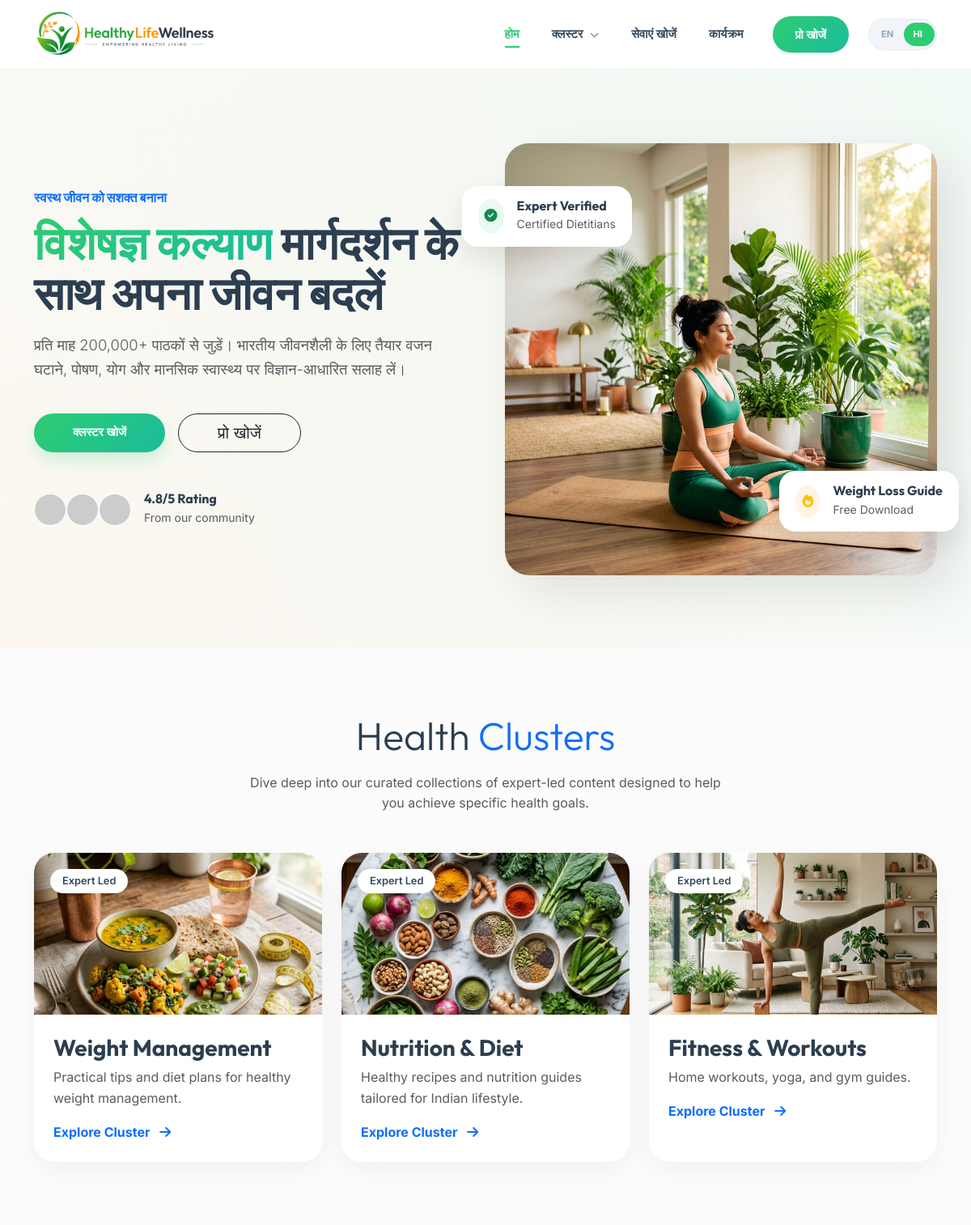
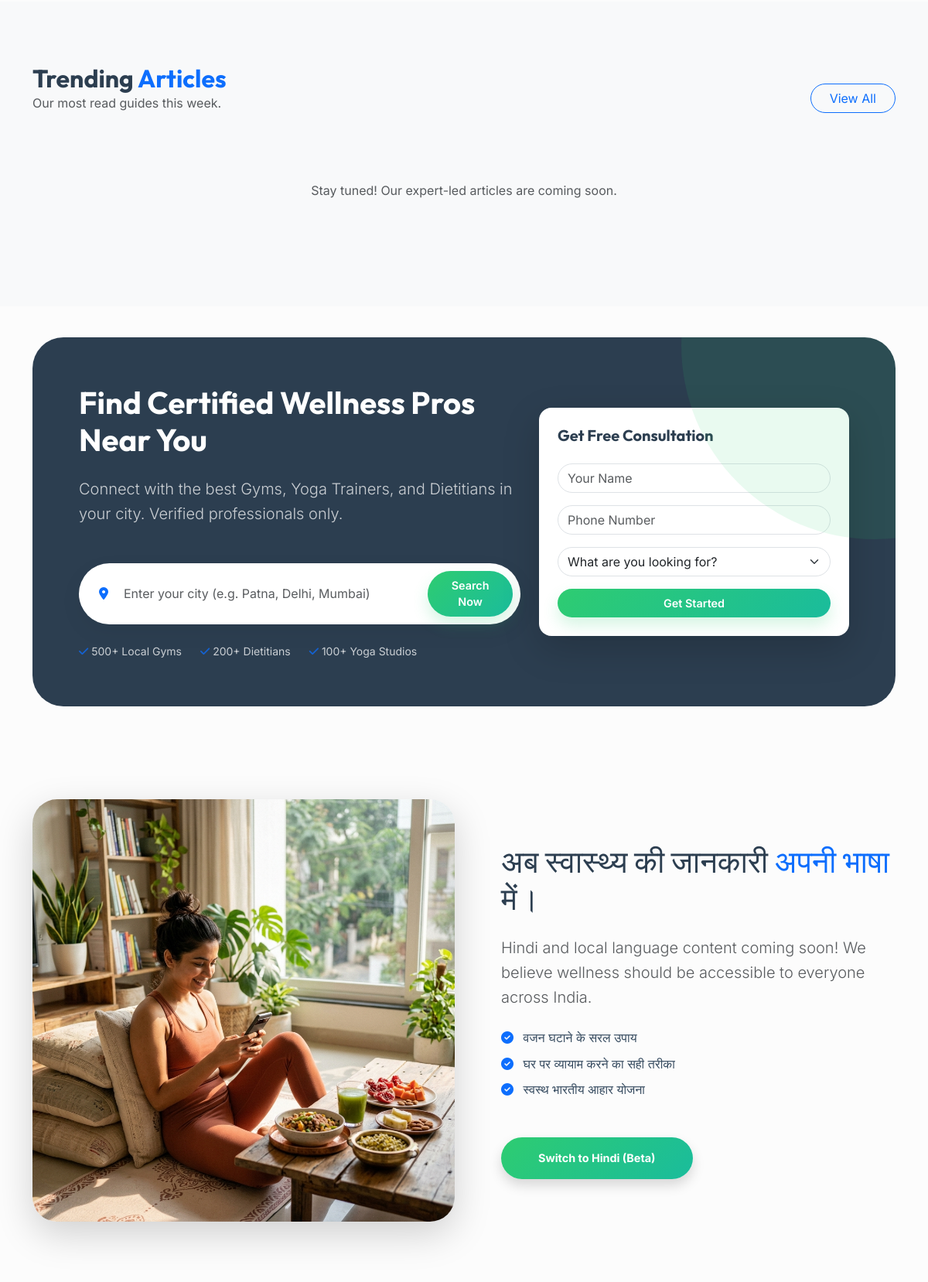
Page /?lang=hi (upper part) on the committed database (2 pictures, top to bottom).
### tables this page shows
CREATE TABLE IF NOT EXISTS categories (
    id INT AUTO_INCREMENT PRIMARY KEY,
    name VARCHAR(255) NOT NULL,
    slug VARCHAR(255) NOT NULL UNIQUE,
    description TEXT,
    image VARCHAR(255),
    created_at TIMESTAMP DEFAULT CURRENT_TIMESTAMP
);

### index.php (the view, shortened to what this page needs)
<?php
require_once 'includes/config.php';
include 'includes/header.php';
$hero_text = [
    'en' => [
        'sub' => 'Empowering Healthy Living',
        'title' => 'Transform Your Life with <span class="text-gradient">Expert Wellness</span> Guidance',
        'desc' => 'Join over 200,000+ monthly readers. Get science-backed advice on weight loss, nutrition, yoga, and mental wellness tailored for the Indian lifestyle.',
        'btn1' => 'Explore Clusters',
        'btn2' => 'Find Local Pro'
    ],
    'hi' => [
        'sub' => 'स्वस्थ जीवन को सशक्त बनाना',
        'title' => '<span class="text-gradient">विशेषज्ञ कल्याण</span> मार्गदर्शन के साथ अपना जीवन बदलें',
        'desc' => 'प्रति माह 200,000+ पाठकों से जुड़ें। भारतीय जीवनशैली के लिए तैयार वजन घटाने, पोषण, योग और मानसिक स्वास्थ्य पर विज्ञान-आधारित सलाह लें।',
        'btn1' => 'क्लस्टर खोजें',
        'btn2' => 'प्रो खोजें'
    ]
];
$h = $hero_text[$lang];
?>
<section class="hero-section">
    <div class="container">
        <div class="row align-items-center g-5">
            <div class="col-lg-6 hero-content" data-aos="fade-right">
                <h6 class="text-primary fw-bold text-uppercase mb-3"><?php echo $h['sub']; ?></h6>
                <h1><?php echo $h['title']; ?></h1>
                <p class="lead mb-5 text-muted"><?php echo $h['desc']; ?></p>
                <div class="d-flex flex-column flex-md-row gap-3">
                    <a href="#clusters" class="btn btn-primary btn-lg rounded-pill px-5"><?php echo $h['btn1']; ?></a>
                    <a href="find-services.php" class="btn btn-outline-dark btn-lg rounded-pill px-5"><?php echo $h['btn2']; ?></a>
                </div>
                <div class="mt-5 d-flex align-items-center gap-4">
                    <div class="d-flex align-items-center">
                        <div class="avatar-group d-flex">
                            <img src="https://i.pravatar.cc/150?u=1" class="rounded-circle border border-white" width="40" height="40" alt="User">
                            <img src="https://i.pravatar.cc/150?u=2" class="rounded-circle border border-white ms-n2" width="40" height="40" alt="User">
                            <img src="https://i.pravatar.cc/150?u=3" class="rounded-circle border border-white ms-n2" width="40" height="40" alt="User">
                        </div>
                        <div class="ms-3">
                            <h6 class="mb-0 fw-bold">4.8/5 Rating</h6>
                            <small class="text-muted">From our community</small>
                        </div>
                    </div>
                </div>
            </div>
            <div class="col-lg-6 hero-image-container" data-aos="fade-left">
                <div class="position-relative">
                    <img src="assets/img/hero.png" class="img-fluid main-hero-img" alt="Yoga Wellness">
                    <div class="floating-card top-card">
                        <div class="d-flex align-items-center gap-3">
                            <div class="bg-success-light p-2 rounded-circle">
                                <i class="fas fa-check-circle text-success"></i>
                            </div>
                            <div>
                                <h6 class="mb-0">Expert Verified</h6>
                                <small class="text-muted">Certified Dietitians</small>
                            </div>
                        </div>
                    </div>
                    <div class="floating-card bottom-card">
                        <div class="d-flex align-items-center gap-3">
                            <div class="bg-warning-light p-2 rounded-circle">
                                <i class="fas fa-fire text-warning"></i>
                            </div>
                            <div>
                                <h6 class="mb-0">Weight Loss Guide</h6>
                                <small class="text-muted">Free Download</small>
                            </div>
                        </div>
                    </div>
                </div>
            </div>
        </div>
    </div>
</section>
<section id="clusters" class="py-5">
    <div class="container py-5">
        <div class="text-center mb-5" data-aos="fade-up">
            <h2 class="display-5 mb-3">Health <span class="text-primary">Clusters</span></h2>
            <p class="text-muted mx-auto" style="max-width: 600px;">Dive deep into our curated collections of expert-led content designed to help you achieve specific health goals.</p>
        </div>
        <div class="row g-4">
            <?php
            if ($pdo):
                $stmt = $pdo->query("SELECT * FROM categories LIMIT 3");
                $categories = $stmt->fetchAll();
                $delays = [100, 200, 300];
                foreach($categories as $index => $cat):
                    $img = !empty($cat['image']) ? $cat['image'] : 'assets/img/' . $cat['slug'] . '.png';
            ?>
            <div class="col-md-4" data-aos="fade-up" data-aos-delay="<?php echo $delays[$index]; ?>">
                <div class="category-card">
                    <div class="category-img-wrapper">
                        <img src="<?php echo $img; ?>" alt="<?php echo $cat['name']; ?>">
                        <span class="category-badge">Expert Led</span>
                    </div>
                    <div class="p-4">
                        <h3><?php echo $cat['name']; ?></h3>
                        <p class="text-muted"><?php echo $cat['description']; ?></p>
                        <a href="category.php?slug=<?php echo $cat['slug']; ?>" class="text-primary fw-bold">Explore Cluster <i class="fas fa-arrow-right ms-2"></i></a>
                    </div>
                </div>
            </div>
            <?php endforeach; ?>
            <?php else: ?>
                <div class="col-12 text-center py-5">
                    <p class="text-muted">Unable to connect to the database. Please check your configuration.</p>
                </div>
            <?php endif; ?>
        </div>
    </div>
</section>
<section class="bg-light py-5">
    <div class="container py-5">
        <div class="d-flex justify-content-between align-items-end mb-5" data-aos="fade-up">
            <div>
                <h2 class="mb-0">Trending <span class="text-primary">Articles</span></h2>
                <p class="text-muted mb-0">Our most read guides this week.</p>
            </div>
            <a href="blog.php" class="btn btn-outline-primary rounded-pill px-4">View All</a>
        </div>
        <div class="row g-4">
            <?php
            if ($pdo):
                $stmt = $pdo->query("SELECT p.*, c.name as category_name FROM posts p JOIN categories c ON p.category_id = c.id WHERE p.status = 'published' ORDER BY p.created_at DESC LIMIT 3");
                $posts = $stmt->fetchAll();
                if (count($posts) > 0):
                    $main_post = $posts[0];
            ?>
            <div class="col-lg-8" data-aos="fade-up">
                <div class="card border-0 rounded-4 overflow-hidden shadow-sm h-100">
                    <div class="row g-0 h-100">
                        <div class="col-md-6">
                            <img src="<?php echo !empty($main_post['image']) ? $main_post['image'] : 'assets/img/weight-loss.png'; ?>" class="img-fluid h-100 w-100" style="object-fit: cover;" alt="<?php echo $main_post['title']; ?>">
                        </div>
                        <div class="col-md-6 d-flex align-items-center">
                            <div class="card-body p-4 p-lg-5">
                                <div class="mb-3">
                                    <span class="badge bg-primary-light text-primary rounded-pill px-3"><?php echo $main_post['category_name']; ?></span>
                                    <span class="text-muted ms-2"><i class="far fa-clock"></i> 10 min read</span>
                                </div>
                                <h3 class="mb-3"><?php echo $main_post['title']; ?></h3>
                                <p class="text-muted mb-4"><?php echo substr(strip_tags($main_post['content']), 0, 150) . '...'; ?></p>
                                <div class="d-flex align-items-center mb-4">
                                    <img src="https://i.pravatar.cc/150?u=4" class="rounded-circle me-3" width="40" alt="Author">
                                    <div>
                                        <h6 class="mb-0">Expert Contributor</h6>
                                        <small class="text-muted">Wellness Specialist</small>
                                    </div>
                                </div>
                                <a href="post.php?slug=<?php echo $main_post['slug']; ?>" class="btn btn-primary rounded-pill px-4">Read Article</a>
                            </div>
                        </div>
                    </div>
                </div>
            </div>
            <div class="col-lg-4">
                <div class="row g-4">
                    <?php for($i=1; $i<count($posts); $i++): ?>
                    <div class="col-12" data-aos="fade-up" data-aos-delay="<?php echo $i*100; ?>">
                        <div class="post-card">
                            <div class="img-container">
                                <img src="<?php echo !empty($posts[$i]['image']) ? $posts[$i]['image'] : 'assets/img/fitness.png'; ?>" alt="<?php echo $posts[$i]['title']; ?>">
                            </div>
                            <h4 class="post-title"><?php echo $posts[$i]['title']; ?></h4>
                            <p class="text-muted small"><?php echo substr(strip_tags($posts[$i]['content']), 0, 80) . '...'; ?></p>
                            <a href="post.php?slug=<?php echo $posts[$i]['slug']; ?>" class="stretched-link"></a>
                        </div>
                    </div>
                    <?php endfor; ?>
                </div>
            </div>
            <?php else: ?>
                <div class="col-12 text-center py-5">
                    <p class="text-muted">Stay tuned! Our expert-led articles are coming soon.</p>
                </div>
            <?php endif; ?>
            <?php else: ?>
                <div class="col-12 text-center py-5">
                    <p class="text-muted">Unable to connect to the database.</p>
                </div>
            <?php endif; ?>
        </div>
    </div>
</section>
<section class="container py-5" data-aos="zoom-in">
    <div class="lead-gen-section">
        <div class="row align-items-center">
            <div class="col-lg-7">
                <h2 class="display-6 fw-bold mb-4 text-white">Find Certified Wellness Pros Near You</h2>
                <p class="lead mb-5 opacity-75">Connect with the best Gyms, Yoga Trainers, and Dietitians in your city. Verified professionals only.</p>
                <div class="search-wrapper mb-4">
                    <i class="fas fa-map-marker-alt text-primary ms-3"></i>
                    <input type="text" class="form-control border-0" placeholder="Enter your city (e.g. Patna, Delhi, Mumbai)">
                    <button class="btn btn-primary rounded-pill px-4 py-2">Search Now</button>
                </div>
                <div class="d-flex gap-4 small opacity-75">
                    <span><i class="fas fa-check text-primary"></i> 500+ Local Gyms</span>
                    <span><i class="fas fa-check text-primary"></i> 200+ Dietitians</span>
                    <span><i class="fas fa-check text-primary"></i> 100+ Yoga Studios</span>
                </div>
            </div>
            <div class="col-lg-5 d-none d-lg-block">
                <div class="p-4 bg-white rounded-4 shadow-lg text-dark">
                    <h5 class="mb-4">Get Free Consultation</h5>
                    <form>
                        <div class="mb-3">
                            <input type="text" class="form-control rounded-pill" placeholder="Your Name">
                        </div>
                        <div class="mb-3">
                            <input type="tel" class="form-control rounded-pill" placeholder="Phone Number">
                        </div>
                        <div class="mb-3">
                            <select class="form-select rounded-pill">
                                <option selected>What are you looking for?</option>
                            </select>
                        </div>
                        <button class="btn btn-primary w-100 rounded-pill py-2">Get Started</button>
                    </form>
                </div>
            </div>
        </div>
    </div>
</section>
<section class="py-5">
    <div class="container py-5">
        <div class="row align-items-center">
            <div class="col-md-6" data-aos="fade-right">
                <img src="assets/img/hindi-teaser.png" class="img-fluid rounded-5 shadow-lg" alt="Hindi Content">
            </div>
            <div class="col-md-6 ps-lg-5" data-aos="fade-left">
                <h2 class="display-6 mb-4">अब स्वास्थ्य की जानकारी <span class="text-primary">अपनी भाषा</span> में।</h2>
                <p class="lead text-muted mb-4">Hindi and local language content coming soon! We believe wellness should be accessible to everyone across India.</p>
                <ul class="list-unstyled mb-5">
                    <li class="mb-2"><i class="fas fa-check-circle text-primary me-2"></i> वजन घटाने के सरल उपाय</li>
                    <li class="mb-2"><i class="fas fa-check-circle text-primary me-2"></i> घर पर व्यायाम करने का सही तरीका</li>
                    <li class="mb-2"><i class="fas fa-check-circle text-primary me-2"></i> स्वस्थ भारतीय आहार योजना</li>
                </ul>
                <a href="?lang=hi" class="btn btn-primary rounded-pill px-5 py-3 fw-bold shadow">Switch to Hindi (Beta)</a>
            </div>
        </div>
    </div>
</section>
<?php include 'includes/footer.php'; ?>

### rows in the picture
categories: image+slug (picture), name "Weight Management", description "Practical tips and diet plans for healthy weight management."
categories: image+slug (picture), name "Nutrition & Diet", description "Healthy recipes and nutrition guides tailored for Indian lifestyle."
categories: image+slug (picture), name "Fitness & Workouts", description "Home workouts, yoga, and gym guides."

### other values in the picture
$t['home'] "होम"
$t['clusters'] "क्लस्टर"
$t['services'] "सेवाएं खोजें"
$t['programs'] "कार्यक्रम"
$t['find_pro'] "प्रो खोजें"
$h['sub'] "स्वस्थ जीवन को सशक्त बनाना"
$h['title'] "विशेषज्ञ कल्याण मार्गदर्शन के साथ अपना जीवन बदलें"
$h['desc'] "प्रति माह 200,000+ पाठकों से जुड़ें। भारतीय जीवनशैली के लिए तैयार वजन घटाने, पोषण, योग और मानसिक स्वास्थ्य पर विज्ञान-आधारित सलाह लें।"
$h['btn1'] "क्लस्टर खोजें"
$h['btn2'] "प्रो खोजें"
